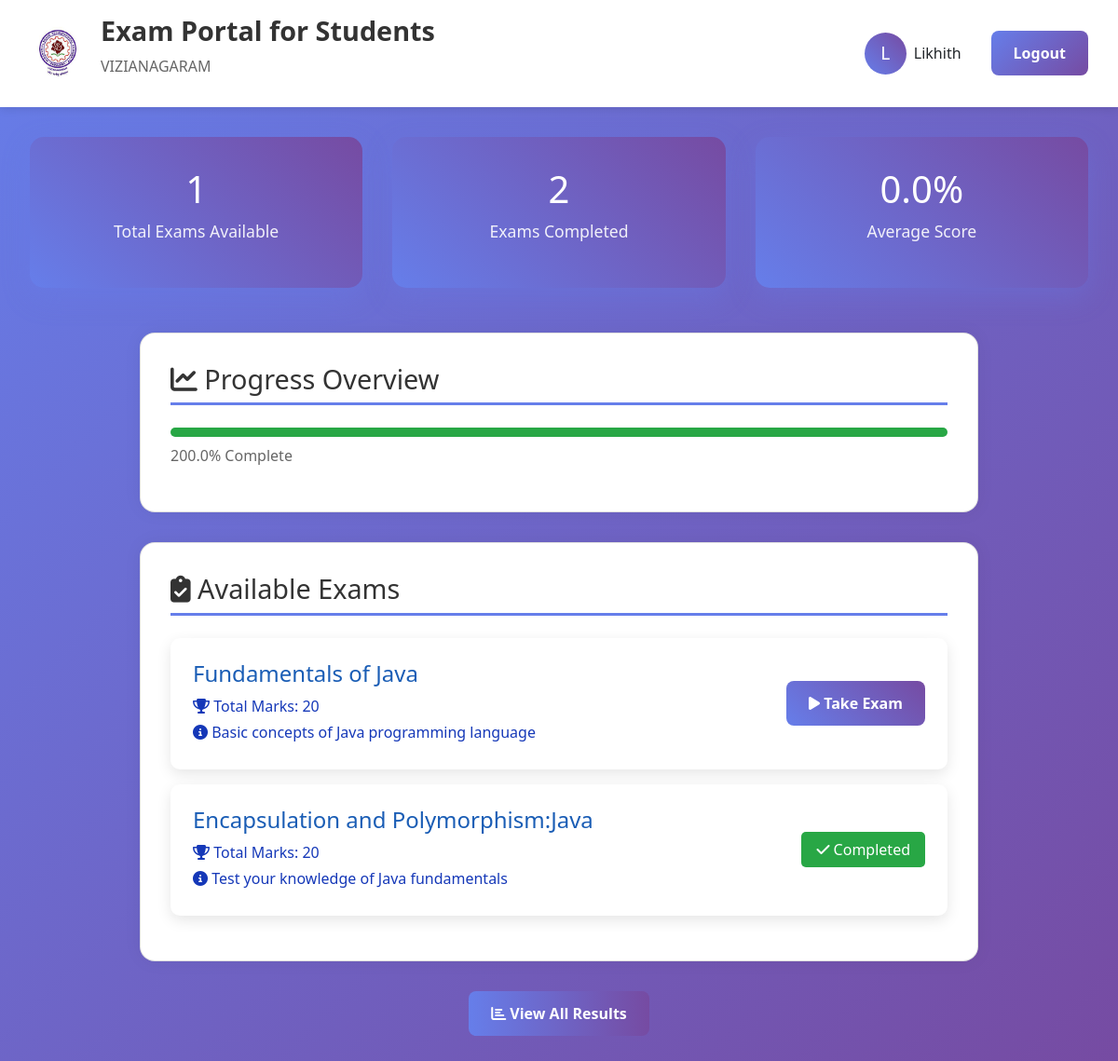
The page /dashboard (signed in) on the database its author committed.
### app.py (models this page shows)
class User(db.Model):
    id = db.Column(db.Integer, primary_key=True)
    name = db.Column(db.String(100), nullable=False)
    roll_no = db.Column(db.String(20), unique=True, nullable=False)
    email = db.Column(db.String(120), unique=True, nullable=False)
    phone_number = db.Column(db.String(15), nullable=False)
    address = db.Column(db.Text, nullable=False)
    branch = db.Column(db.String(50), nullable=False)
    gender = db.Column(db.String(10), nullable=False)
    password_hash = db.Column(db.String(120), nullable=False)
    profile_pic = db.Column(db.String(120), default='default.jpg')
    created_at = db.Column(db.DateTime, default=datetime.utcnow)

class Exam(db.Model):
    id = db.Column(db.Integer, primary_key=True)
    title = db.Column(db.String(100), nullable=False)
    description = db.Column(db.Text)
    duration_minutes = db.Column(db.Integer)
    total_marks = db.Column(db.Integer)
    created_at = db.Column(db.DateTime, default=datetime.utcnow)
    is_active = db.Column(db.Boolean, default=True)

### app.py (the view)
@app.route('/dashboard')
def dashboard():
    if not is_logged_in():
        return redirect(url_for('login'))
    user = User.query.get(session['user_id'])
    exams = Exam.query.filter_by(is_active=True).all()
    results = ExamResult.query.filter_by(user_id=user.id).all()
    total_exams = len(exams)
    completed_exams = len(results)
    avg_score = sum(r.score for r in results) / len(results) if results else 0
    progress_stats = {
        'total_exams': total_exams,
        'completed_exams': completed_exams,
        'avg_score': round(avg_score, 1),
        'completion_rate': round((completed_exams / total_exams * 100) if total_exams > 0 else 0, 1)
    }
    session.pop('exam_submitted', None)
    return render_template('dashboard.html', user=user, exams=exams, results=results, progress_stats=progress_stats)

### app.py (called while the page is built)
def is_logged_in():
    return 'user_id' in session

### templates/dashboard.html (shortened to what this page needs)
{% extends "base.html" %}
{% block content %}
<div class="dashboard-grid">
    <div class="stats-card">
        <h3>{{ progress_stats.total_exams }}</h3>
        <p>Total Exams Available</p>
    </div>
    <div class="stats-card">
        <h3>{{ progress_stats.completed_exams }}</h3>
        <p>Exams Completed</p>
    </div>
    <div class="stats-card">
        <h3>{{ progress_stats.avg_score }}%</h3>
        <p>Average Score</p>
    </div>
</div>
<div class="card">
    <h2 class="section-title"><i class="fas fa-chart-line"></i> Progress Overview</h2>
    <div style="background: linear-gradient(90deg, #667eea, #764ba2); height: 10px; border-radius: 5px; overflow: hidden;">
        <div style="background: #28a745; height: 100%; width: {{ progress_stats.completion_rate }}%; transition: width 0.3s ease;"></div>
    </div>
    <p style="margin-top: 0.5rem; color: #666;">{{ progress_stats.completion_rate }}% Complete</p>
</div>
<div class="card">
    <h2 class="section-title"><i class="fas fa-clipboard-check"></i> Available Exams</h2>
    {% set manual_exam_result = results | selectattr('exam_id', 'equalto', 2) | first %}
    <div class="exam-item">
        <div class="exam-info">
            <h4>Fundamentals of Java</h4>
            <p><i class="fas fa-trophy"></i> Total Marks: 20</p>
            <p><i class="fas fa-info-circle"></i> Basic concepts of Java programming language</p>
        </div>
        <div>
            {% if manual_exam_result %}
                <span style="background: #28a745; color: white; padding: 0.5rem 1rem; border-radius: 5px;">
                    <i class="fas fa-check"></i> Completed
                </span>
            {% else %}
                <a href="{{ url_for('take_exam', exam_id=2) }}" class="btn btn-primary">
                    <i class="fas fa-play"></i> Take Exam
                </a>
            {% endif %}
        </div>
    </div>
    {% for exam in exams %}
        <div class="exam-item">
            <div class="exam-info">
                <h4>{{ exam.title }}</h4>
                <p><i class="fas fa-trophy"></i> Total Marks: {{ exam.total_marks }}</p>
                <p><i class="fas fa-info-circle"></i> {{ exam.description }}</p>
            </div>
            <div>
                {% set user_result = results | selectattr('exam_id', 'equalto', exam.id) | first %}
                {% if user_result %}
                    <span style="background: #28a745; color: white; padding: 0.5rem 1rem; border-radius: 5px;">
                        <i class="fas fa-check"></i> Completed
                    </span>
                {% else %}
                    <a href="{{ url_for('take_exam', exam_id=exam.id) }}" class="btn btn-primary">
                        <i class="fas fa-play"></i> Take Exam
                    </a>
                {% endif %}
            </div>
        </div>
    {% endfor %}
</div>
<div style="text-align: center; margin-top: 2rem;">
    <a href="{{ url_for('results') }}" class="btn btn-secondary"
       style="background: linear-gradient(to right, #667eea, #764ba2); color: white; border: none;">
        <i class="fas fa-chart-bar"></i> View All Results
    </a>
</div>
{% endblock %}

### templates/base.html (shortened to what this page needs)
<!DOCTYPE html>
<html lang="en">
<head>
    <link href="https://cdnjs.cloudflare.com/ajax/libs/font-awesome/6.0.0/css/all.min.css" rel="stylesheet">
<link rel="stylesheet" href="https://cdn.jsdelivr.net/npm/bootstrap@4.6.2/dist/css/bootstrap.min.css">
<link rel="stylesheet" href="https://cdnjs.cloudflare.com/ajax/libs/font-awesome/6.4.0/css/all.min.css">
</head>
<body>
    <header class="header">
        <div class="logo-section">
            <div class="logo">
 <img src="{{ url_for('static', filename='uploads/default.jpg') }}" alt="JNTU Logo" class="logo-img">
</div>
            <div class="university-info">
                <h1>Exam Portal for Students</h1>
                <p>VIZIANAGARAM</p>
            </div>
        </div>
        <div class="profile-section">
    {% if session.user_name %}
        <a href="{{ url_for('profile') }}" style="display: flex; align-items: center; gap: 0.5rem; text-decoration: none; color: inherit;">
            <div class="profile-pic">{{ session.user_name[0].upper() }}</div>
            <span>{{ session.user_name }}</span>
        </a>
        <a href="{{ url_for('logout') }}" class="btn btn-secondary" style="margin-left: 1rem;">Logout</a>
    {% else %}
        <a href="{{ url_for('login') }}" class="btn btn-primary">Login</a>
        <a href="{{ url_for('register') }}" class="btn btn-secondary">Register</a>
    {% endif %}
</div>
    </header>
    <div class="container">
        {% block content %}{% endblock %}
    </div>
</body>
</html>

### templates/base.html (style rules this page uses)
* { margin: 0; padding: 0; box-sizing: border-box; }
body { font-family: 'Segoe UI', Tahoma, Geneva, Verdana, sans-serif; background: linear-gradient(135deg, #667eea 0%, #764ba2 100%); min-height: 100vh; }
.header { background: white; padding: 1rem 2rem; box-shadow: 0 2px 10px rgba(0,0,0,0.1); display: flex; justify-content: space-between; align-items: center; position: sticky; top: 0; z-index: 1000; }
.logo-section { display: flex; align-items: center; gap: 1rem; }
.logo { width: 60px; height: 60px; border-radius: 50%; overflow: hidden; display: flex; align-items: center; justify-content: center; background-color: white; }
.logo-img { width: 100%; height: 100%; object-fit: cover; display: block; }
.university-info h1 { color: #333; font-size: 1.8rem; font-weight: 700; }
.university-info p { color: #666; font-size: 1rem; margin-top: 0.2rem; }
.profile-section { display: flex; align-items: center; gap: 1rem; }
.profile-pic { width: 45px; height: 45px; border-radius: 50%; background: linear-gradient(45deg, #667eea, #764ba2); display: flex; align-items: center; justify-content: center; color: white; font-size: 1.2rem; }
.container { max-width: 1200px; margin: 0 auto; padding: 2rem; }
.btn { padding: 0.75rem 1.5rem; border: none; border-radius: 8px; font-size: 1rem; font-weight: 600; cursor: pointer; transition: all 0.3s ease; text-decoration: none; display: inline-block; text-align: center; }
.btn-primary { background: linear-gradient(45deg, #667eea, #764ba2); color: white; }
.btn-secondary { background: linear-gradient(135deg, #667eea, #764ba2); color: white; }
.card { background: white; border-radius: 15px; padding: 2rem; box-shadow: 0 10px 30px rgba(0,0,0,0.1); margin-bottom: 2rem; animation: fadeIn 0.6s ease-out; transition: transform 0.3s ease; }
.card { background: #fff; padding: 2rem; border-radius: 1rem; box-shadow: 0 0 20px rgba(0, 0, 0, 0.05); margin: 2rem auto; max-width: 900px; }

### templates/dashboard.html (style rules this page uses)
.dashboard-grid { display: grid; grid-template-columns: repeat(auto-fit, minmax(300px, 1fr)); gap: 2rem; margin-bottom: 3rem; }
.stats-card { background: linear-gradient(45deg, #667eea, #764ba2); color: white; text-align: center; padding: 2rem; border-radius: 15px; box-shadow: 0 10px 30px rgba(102, 126, 234, 0.3); }
.stats-card h3 { font-size: 2.5rem; margin-bottom: 0.5rem; }
.stats-card p { font-size: 1.1rem; opacity: 0.9; }
.section-title { font-size: 1.8rem; color: #333; margin-bottom: 1.5rem; border-bottom: 3px solid #667eea; padding-bottom: 0.5rem; }
.exam-item { background: white; border-radius: 10px; padding: 1.5rem; margin-bottom: 1rem; box-shadow: 0 5px 15px rgba(0,0,0,0.1); display: flex; justify-content: space-between; align-items: center; transition: all 0.3s ease; }
.exam-info h4 { color: #1a5db5; margin-bottom: 0.5rem; }
.exam-info p { color: #1538b8; margin-bottom: 0.25rem; }

### rows shown on the page
User: user_name "Likhith"
Exam: title "Encapsulation and Polymorphism:Java", total_marks "20", description "Test your knowledge of Java fundamentals"

### other values the page prints
{{ session.user_name[0].upper() }} "L"
{{ progress_stats.total_exams }} "1"
{{ progress_stats.completed_exams }} "2"
{{ progress_stats.avg_score }} "0.0"
{{ progress_stats.completion_rate }} "200.0"
